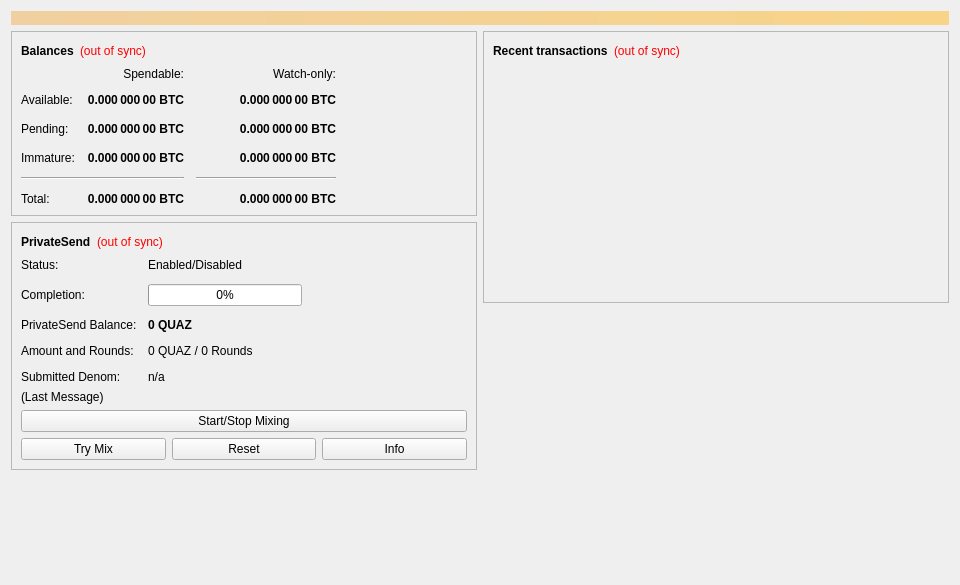
<?xml version="1.0" encoding="UTF-8"?>
<ui version="4.0">
 <class>OverviewPage</class>
 <widget class="QWidget" name="OverviewPage">
  <property name="geometry">
   <rect>
    <x>0</x>
    <y>0</y>
    <width>960</width>
    <height>585</height>
   </rect>
  </property>
  <property name="minimumSize">
   <size>
    <width>960</width>
    <height>0</height>
   </size>
  </property>
  <property name="windowTitle">
   <string>Form</string>
  </property>
  <layout class="QVBoxLayout" name="topLayout">
   <item>
    <widget class="QLabel" name="labelAlerts">
     <property name="visible">
      <bool>false</bool>
     </property>
     <property name="styleSheet">
      <string notr="true">QLabel { background-color: qlineargradient(x1: 0, y1: 0, x2: 1, y2: 0, stop:0 #F0D0A0, stop:1 #F8D488); color:#000000; }</string>
     </property>
     <property name="wordWrap">
      <bool>true</bool>
     </property>
     <property name="margin">
      <number>3</number>
     </property>
     <property name="textInteractionFlags">
      <set>Qt::TextSelectableByMouse</set>
     </property>
    </widget>
   </item>
   <item>
    <layout class="QHBoxLayout" name="horizontalLayout" stretch="1,1">
     <item>
      <layout class="QVBoxLayout" name="verticalLayout_2">
       <item>
        <widget class="QFrame" name="frame">
         <property name="frameShape">
          <enum>QFrame::StyledPanel</enum>
         </property>
         <property name="frameShadow">
          <enum>QFrame::Raised</enum>
         </property>
         <layout class="QVBoxLayout" name="verticalLayout_4">
          <item>
           <layout class="QHBoxLayout" name="horizontalLayout_4">
            <item>
             <widget class="QLabel" name="label_5">
              <property name="font">
               <font>
                <weight>75</weight>
                <bold>true</bold>
               </font>
              </property>
              <property name="text">
               <string>Balances</string>
              </property>
             </widget>
            </item>
            <item>
             <widget class="QLabel" name="labelWalletStatus">
              <property name="toolTip">
               <string>The displayed information may be out of date. Your wallet automatically synchronizes with the Quaz network after a connection is established, but this process has not completed yet.</string>
              </property>
              <property name="styleSheet">
               <string notr="true">QLabel { color: red; }</string>
              </property>
              <property name="text">
               <string notr="true">(out of sync)</string>
              </property>
              <property name="alignment">
               <set>Qt::AlignLeading|Qt::AlignLeft|Qt::AlignVCenter</set>
              </property>
             </widget>
            </item>
            <item>
             <spacer name="horizontalSpacer_3">
              <property name="orientation">
               <enum>Qt::Horizontal</enum>
              </property>
              <property name="sizeHint" stdset="0">
               <size>
                <width>40</width>
                <height>20</height>
               </size>
              </property>
             </spacer>
            </item>
           </layout>
          </item>
          <item>
           <layout class="QGridLayout" name="gridLayout">
            <property name="spacing">
             <number>12</number>
            </property>
            <item row="2" column="2">
             <widget class="QLabel" name="labelWatchPending">
              <property name="font">
               <font>
                <weight>75</weight>
                <bold>true</bold>
               </font>
              </property>
              <property name="cursor">
               <cursorShape>IBeamCursor</cursorShape>
              </property>
              <property name="toolTip">
               <string>Unconfirmed transactions to watch-only addresses</string>
              </property>
              <property name="text">
               <string notr="true">0.000 000 00 BTC</string>
              </property>
              <property name="alignment">
               <set>Qt::AlignRight|Qt::AlignTrailing|Qt::AlignVCenter</set>
              </property>
              <property name="textInteractionFlags">
               <set>Qt::LinksAccessibleByMouse|Qt::TextSelectableByKeyboard|Qt::TextSelectableByMouse</set>
              </property>
             </widget>
            </item>
            <item row="2" column="1">
             <widget class="QLabel" name="labelUnconfirmed">
              <property name="font">
               <font>
                <weight>75</weight>
                <bold>true</bold>
               </font>
              </property>
              <property name="cursor">
               <cursorShape>IBeamCursor</cursorShape>
              </property>
              <property name="toolTip">
               <string>Total of transactions that have yet to be confirmed, and do not yet count toward the spendable balance</string>
              </property>
              <property name="text">
               <string notr="true">0.000 000 00 BTC</string>
              </property>
              <property name="alignment">
               <set>Qt::AlignRight|Qt::AlignTrailing|Qt::AlignVCenter</set>
              </property>
              <property name="textInteractionFlags">
               <set>Qt::LinksAccessibleByMouse|Qt::TextSelectableByKeyboard|Qt::TextSelectableByMouse</set>
              </property>
             </widget>
            </item>
            <item row="3" column="2">
             <widget class="QLabel" name="labelWatchImmature">
              <property name="font">
               <font>
                <weight>75</weight>
                <bold>true</bold>
               </font>
              </property>
              <property name="cursor">
               <cursorShape>IBeamCursor</cursorShape>
              </property>
              <property name="toolTip">
               <string>Mined balance in watch-only addresses that has not yet matured</string>
              </property>
              <property name="text">
               <string notr="true">0.000 000 00 BTC</string>
              </property>
              <property name="alignment">
               <set>Qt::AlignRight|Qt::AlignTrailing|Qt::AlignVCenter</set>
              </property>
              <property name="textInteractionFlags">
               <set>Qt::LinksAccessibleByMouse|Qt::TextSelectableByKeyboard|Qt::TextSelectableByMouse</set>
              </property>
             </widget>
            </item>
            <item row="4" column="0" colspan="2">
             <widget class="Line" name="lineSpendableBalance">
              <property name="orientation">
               <enum>Qt::Horizontal</enum>
              </property>
             </widget>
            </item>
            <item row="4" column="2">
             <widget class="Line" name="lineWatchBalance">
              <property name="sizePolicy">
               <sizepolicy hsizetype="Preferred" vsizetype="Fixed">
                <horstretch>0</horstretch>
                <verstretch>0</verstretch>
               </sizepolicy>
              </property>
              <property name="minimumSize">
               <size>
                <width>140</width>
                <height>0</height>
               </size>
              </property>
              <property name="orientation">
               <enum>Qt::Horizontal</enum>
              </property>
             </widget>
            </item>
            <item row="5" column="0">
             <widget class="QLabel" name="labelTotalText">
              <property name="text">
               <string>Total:</string>
              </property>
             </widget>
            </item>
            <item row="3" column="1">
             <widget class="QLabel" name="labelImmature">
              <property name="font">
               <font>
                <weight>75</weight>
                <bold>true</bold>
               </font>
              </property>
              <property name="cursor">
               <cursorShape>IBeamCursor</cursorShape>
              </property>
              <property name="toolTip">
               <string>Mined balance that has not yet matured</string>
              </property>
              <property name="text">
               <string notr="true">0.000 000 00 BTC</string>
              </property>
              <property name="alignment">
               <set>Qt::AlignRight|Qt::AlignTrailing|Qt::AlignVCenter</set>
              </property>
              <property name="textInteractionFlags">
               <set>Qt::LinksAccessibleByMouse|Qt::TextSelectableByKeyboard|Qt::TextSelectableByMouse</set>
              </property>
             </widget>
            </item>
            <item row="2" column="3">
             <spacer name="horizontalSpacer_2">
              <property name="orientation">
               <enum>Qt::Horizontal</enum>
              </property>
              <property name="sizeHint" stdset="0">
               <size>
                <width>40</width>
                <height>20</height>
               </size>
              </property>
             </spacer>
            </item>
            <item row="3" column="0">
             <widget class="QLabel" name="labelImmatureText">
              <property name="text">
               <string>Immature:</string>
              </property>
             </widget>
            </item>
            <item row="5" column="1">
             <widget class="QLabel" name="labelTotal">
              <property name="font">
               <font>
                <weight>75</weight>
                <bold>true</bold>
               </font>
              </property>
              <property name="cursor">
               <cursorShape>IBeamCursor</cursorShape>
              </property>
              <property name="toolTip">
               <string>Your current total balance</string>
              </property>
              <property name="text">
               <string notr="true">0.000 000 00 BTC</string>
              </property>
              <property name="alignment">
               <set>Qt::AlignRight|Qt::AlignTrailing|Qt::AlignVCenter</set>
              </property>
              <property name="textInteractionFlags">
               <set>Qt::LinksAccessibleByMouse|Qt::TextSelectableByKeyboard|Qt::TextSelectableByMouse</set>
              </property>
             </widget>
            </item>
            <item row="5" column="2">
             <widget class="QLabel" name="labelWatchTotal">
              <property name="font">
               <font>
                <weight>75</weight>
                <bold>true</bold>
               </font>
              </property>
              <property name="cursor">
               <cursorShape>IBeamCursor</cursorShape>
              </property>
              <property name="toolTip">
               <string>Current total balance in watch-only addresses</string>
              </property>
              <property name="text">
               <string notr="true">0.000 000 00 BTC</string>
              </property>
              <property name="alignment">
               <set>Qt::AlignRight|Qt::AlignTrailing|Qt::AlignVCenter</set>
              </property>
              <property name="textInteractionFlags">
               <set>Qt::LinksAccessibleByMouse|Qt::TextSelectableByKeyboard|Qt::TextSelectableByMouse</set>
              </property>
             </widget>
            </item>
            <item row="0" column="2">
             <widget class="QLabel" name="labelWatchonly">
              <property name="text">
               <string>Watch-only:</string>
              </property>
              <property name="alignment">
               <set>Qt::AlignRight|Qt::AlignTrailing|Qt::AlignVCenter</set>
              </property>
             </widget>
            </item>
            <item row="1" column="0">
             <widget class="QLabel" name="labelBalanceText">
              <property name="text">
               <string>Available:</string>
              </property>
             </widget>
            </item>
            <item row="1" column="1">
             <widget class="QLabel" name="labelBalance">
              <property name="font">
               <font>
                <weight>75</weight>
                <bold>true</bold>
               </font>
              </property>
              <property name="cursor">
               <cursorShape>IBeamCursor</cursorShape>
              </property>
              <property name="toolTip">
               <string>Your current spendable balance</string>
              </property>
              <property name="text">
               <string notr="true">0.000 000 00 BTC</string>
              </property>
              <property name="alignment">
               <set>Qt::AlignRight|Qt::AlignTrailing|Qt::AlignVCenter</set>
              </property>
              <property name="textInteractionFlags">
               <set>Qt::LinksAccessibleByMouse|Qt::TextSelectableByKeyboard|Qt::TextSelectableByMouse</set>
              </property>
             </widget>
            </item>
            <item row="1" column="2">
             <widget class="QLabel" name="labelWatchAvailable">
              <property name="font">
               <font>
                <weight>75</weight>
                <bold>true</bold>
               </font>
              </property>
              <property name="cursor">
               <cursorShape>IBeamCursor</cursorShape>
              </property>
              <property name="toolTip">
               <string>Your current balance in watch-only addresses</string>
              </property>
              <property name="text">
               <string notr="true">0.000 000 00 BTC</string>
              </property>
              <property name="alignment">
               <set>Qt::AlignRight|Qt::AlignTrailing|Qt::AlignVCenter</set>
              </property>
              <property name="textInteractionFlags">
               <set>Qt::LinksAccessibleByMouse|Qt::TextSelectableByKeyboard|Qt::TextSelectableByMouse</set>
              </property>
             </widget>
            </item>
            <item row="2" column="0">
             <widget class="QLabel" name="labelPendingText">
              <property name="text">
               <string>Pending:</string>
              </property>
             </widget>
            </item>
            <item row="0" column="1">
             <widget class="QLabel" name="labelSpendable">
              <property name="text">
               <string>Spendable:</string>
              </property>
              <property name="alignment">
               <set>Qt::AlignRight|Qt::AlignTrailing|Qt::AlignVCenter</set>
              </property>
             </widget>
            </item>
           </layout>
          </item>
         </layout>
        </widget>
       </item>
       <item>
        <widget class="QFrame" name="framePrivateSend">
         <property name="layoutDirection">
          <enum>Qt::LeftToRight</enum>
         </property>
         <property name="frameShape">
          <enum>QFrame::StyledPanel</enum>
         </property>
         <property name="frameShadow">
          <enum>QFrame::Raised</enum>
         </property>
         <layout class="QVBoxLayout" name="VerticalLayout_PS1">
          <item>
           <layout class="QHBoxLayout" name="horizontalLayout_5">
            <item>
             <widget class="QLabel" name="labelPrivateSendHeader">
              <property name="font">
               <font>
                <weight>75</weight>
                <bold>true</bold>
               </font>
              </property>
              <property name="text">
               <string>PrivateSend</string>
              </property>
             </widget>
            </item>
            <item>
             <widget class="QLabel" name="labelPrivateSendSyncStatus">
              <property name="toolTip">
               <string>The displayed information may be out of date. Your wallet automatically synchronizes with the Quaz network after a connection is established, but this process has not completed yet.</string>
              </property>
              <property name="styleSheet">
               <string notr="true">QLabel { color: red; }</string>
              </property>
              <property name="text">
               <string notr="true">(out of sync)</string>
              </property>
              <property name="alignment">
               <set>Qt::AlignLeading|Qt::AlignLeft|Qt::AlignVCenter</set>
              </property>
             </widget>
            </item>
            <item>
             <spacer name="horizontalSpacer_4">
              <property name="orientation">
               <enum>Qt::Horizontal</enum>
              </property>
              <property name="sizeHint" stdset="0">
               <size>
                <width>40</width>
                <height>20</height>
               </size>
              </property>
             </spacer>
            </item>
           </layout>
          </item>
          <item>
           <layout class="QFormLayout" name="privateSendFormLayout">
            <property name="fieldGrowthPolicy">
             <enum>QFormLayout::AllNonFixedFieldsGrow</enum>
            </property>
            <property name="horizontalSpacing">
             <number>11</number>
            </property>
            <property name="verticalSpacing">
             <number>12</number>
            </property>
            <item row="0" column="0">
             <widget class="QLabel" name="labelPrivateSendEnabledText">
              <property name="text">
               <string>Status:</string>
              </property>
             </widget>
            </item>
            <item row="0" column="1">
             <widget class="QLabel" name="labelPrivateSendEnabled">
              <property name="text">
               <string>Enabled/Disabled</string>
              </property>
             </widget>
            </item>
            <item row="1" column="0">
             <widget class="QLabel" name="labelCompletitionText">
              <property name="text">
               <string>Completion:</string>
              </property>
             </widget>
            </item>
            <item row="1" column="1">
             <widget class="QProgressBar" name="privateSendProgress">
              <property name="maximumSize">
               <size>
                <width>154</width>
                <height>16777215</height>
               </size>
              </property>
              <property name="value">
               <number>0</number>
              </property>
             </widget>
            </item>
            <item row="2" column="0">
             <widget class="QLabel" name="labelAnonymizedText">
              <property name="text">
               <string>PrivateSend Balance:</string>
              </property>
             </widget>
            </item>
            <item row="2" column="1">
             <widget class="QLabel" name="labelAnonymized">
              <property name="font">
               <font>
                <weight>75</weight>
                <bold>true</bold>
               </font>
              </property>
              <property name="text">
               <string notr="true">0 QUAZ</string>
              </property>
             </widget>
            </item>
            <item row="3" column="0">
             <widget class="QLabel" name="labelAmountAndRoundsText">
              <property name="text">
               <string>Amount and Rounds:</string>
              </property>
             </widget>
            </item>
            <item row="3" column="1">
             <widget class="QLabel" name="labelAmountRounds">
              <property name="text">
               <string>0 QUAZ / 0 Rounds</string>
              </property>
             </widget>
            </item>
            <item row="4" column="0">
             <widget class="QLabel" name="labelSubmittedDenomText">
              <property name="text">
               <string>Submitted Denom:</string>
              </property>
             </widget>
            </item>
            <item row="4" column="1">
             <widget class="QLabel" name="labelSubmittedDenom">
              <property name="toolTip">
               <string>The denominations you submitted to the Masternode.&lt;br&gt;To mix, other users must submit the exact same denominations.</string>
              </property>
              <property name="text">
               <string>n/a</string>
              </property>
             </widget>
            </item>
           </layout>
          </item>
          <item>
           <layout class="QVBoxLayout" name="VerticalLayout_PS">
            <item>
             <widget class="QLabel" name="labelPrivateSendLastMessage">
              <property name="text">
               <string>(Last Message)</string>
              </property>
              <property name="alignment">
               <set>Qt::AlignLeading|Qt::AlignLeft|Qt::AlignTop</set>
              </property>
              <property name="wordWrap">
               <bool>true</bool>
              </property>
             </widget>
            </item>
            <item>
             <widget class="QPushButton" name="togglePrivateSend">
              <property name="sizePolicy">
               <sizepolicy hsizetype="MinimumExpanding" vsizetype="Fixed">
                <horstretch>0</horstretch>
                <verstretch>0</verstretch>
               </sizepolicy>
              </property>
              <property name="text">
               <string>Start/Stop Mixing</string>
              </property>
             </widget>
            </item>
            <item>
             <layout class="QHBoxLayout" name="horizontalLayout_debugbuttons">
              <item>
               <widget class="QPushButton" name="privateSendAuto">
                <property name="sizePolicy">
                 <sizepolicy hsizetype="MinimumExpanding" vsizetype="Fixed">
                  <horstretch>0</horstretch>
                  <verstretch>0</verstretch>
                 </sizepolicy>
                </property>
                <property name="toolTip">
                 <string>Try to manually submit a PrivateSend request.</string>
                </property>
                <property name="text">
                 <string>Try Mix</string>
                </property>
               </widget>
              </item>
              <item>
               <widget class="QPushButton" name="privateSendReset">
                <property name="sizePolicy">
                 <sizepolicy hsizetype="MinimumExpanding" vsizetype="Fixed">
                  <horstretch>0</horstretch>
                  <verstretch>0</verstretch>
                 </sizepolicy>
                </property>
                <property name="toolTip">
                 <string>Reset the current status of PrivateSend (can interrupt PrivateSend if it's in the process of Mixing, which can cost you money!)</string>
                </property>
                <property name="autoFillBackground">
                 <bool>false</bool>
                </property>
                <property name="text">
                 <string>Reset</string>
                </property>
               </widget>
              </item>
              <item>
               <widget class="QPushButton" name="privateSendInfo">
                <property name="sizePolicy">
                 <sizepolicy hsizetype="MinimumExpanding" vsizetype="Fixed">
                  <horstretch>0</horstretch>
                  <verstretch>0</verstretch>
                 </sizepolicy>
                </property>
                <property name="toolTip">
                 <string>Information about PrivateSend and Mixing</string>
                </property>
                <property name="text">
                 <string>Info</string>
                </property>
               </widget>
              </item>
             </layout>
            </item>
           </layout>
          </item>
         </layout>
        </widget>
       </item>
       <item>
        <spacer name="verticalSpacer">
         <property name="orientation">
          <enum>Qt::Vertical</enum>
         </property>
         <property name="sizeHint" stdset="0">
          <size>
           <width>20</width>
           <height>40</height>
          </size>
         </property>
        </spacer>
       </item>
      </layout>
     </item>
     <item>
      <layout class="QVBoxLayout" name="verticalLayout_3">
       <item>
        <widget class="QFrame" name="frame_2">
         <property name="frameShape">
          <enum>QFrame::StyledPanel</enum>
         </property>
         <property name="frameShadow">
          <enum>QFrame::Raised</enum>
         </property>
         <layout class="QVBoxLayout" name="verticalLayout">
          <item>
           <layout class="QHBoxLayout" name="horizontalLayout_2">
            <item>
             <widget class="QLabel" name="label_4">
              <property name="font">
               <font>
                <weight>75</weight>
                <bold>true</bold>
               </font>
              </property>
              <property name="text">
               <string>Recent transactions</string>
              </property>
             </widget>
            </item>
            <item>
             <widget class="QLabel" name="labelTransactionsStatus">
              <property name="toolTip">
               <string>The displayed information may be out of date. Your wallet automatically synchronizes with the Quaz network after a connection is established, but this process has not completed yet.</string>
              </property>
              <property name="styleSheet">
               <string notr="true">QLabel { color: red; }</string>
              </property>
              <property name="text">
               <string notr="true">(out of sync)</string>
              </property>
              <property name="alignment">
               <set>Qt::AlignLeading|Qt::AlignLeft|Qt::AlignVCenter</set>
              </property>
             </widget>
            </item>
            <item>
             <spacer name="horizontalSpacer">
              <property name="orientation">
               <enum>Qt::Horizontal</enum>
              </property>
              <property name="sizeHint" stdset="0">
               <size>
                <width>40</width>
                <height>20</height>
               </size>
              </property>
             </spacer>
            </item>
           </layout>
          </item>
          <item>
           <widget class="QListView" name="listTransactions">
            <property name="styleSheet">
             <string notr="true">QListView { background: transparent; }</string>
            </property>
            <property name="frameShape">
             <enum>QFrame::NoFrame</enum>
            </property>
            <property name="verticalScrollBarPolicy">
             <enum>Qt::ScrollBarAlwaysOff</enum>
            </property>
            <property name="horizontalScrollBarPolicy">
             <enum>Qt::ScrollBarAlwaysOff</enum>
            </property>
            <property name="selectionMode">
             <enum>QAbstractItemView::NoSelection</enum>
            </property>
           </widget>
          </item>
         </layout>
        </widget>
       </item>
       <item>
        <spacer name="verticalSpacer_2">
         <property name="orientation">
          <enum>Qt::Vertical</enum>
         </property>
         <property name="sizeHint" stdset="0">
          <size>
           <width>20</width>
           <height>40</height>
          </size>
         </property>
        </spacer>
       </item>
      </layout>
     </item>
    </layout>
   </item>
  </layout>
 </widget>
 <resources/>
 <connections/>
</ui>
